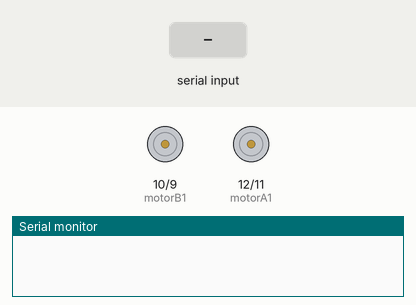
Recording of a sketch running on a simulated Arduino Uno, built with avr-gcc and run on an emulated ATmega328P. On the bench: motor-driver pin pairs drawn as motors (green arrow = first pin HIGH = forward, orange = second pin HIGH = backward, longer = more drive), the last lines printed to the serial monitor. The inputs (shaded band) are chosen by the test bench.

Above: at 1.2 s.
1.3 s: "F" received over Serial
At 1.6 s:
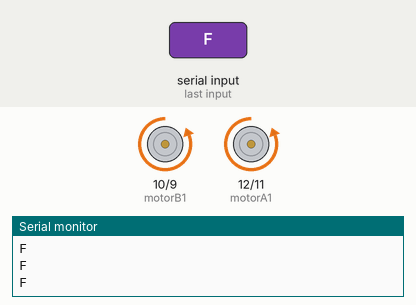
2.8 s: "B" received over Serial
At 4.0 s:
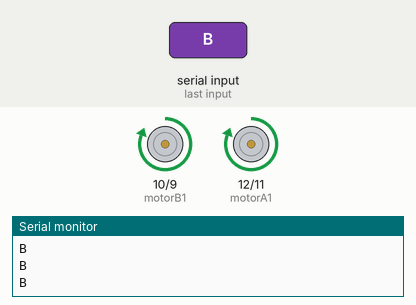
4.3 s: "R" received over Serial
At 5.3 s:
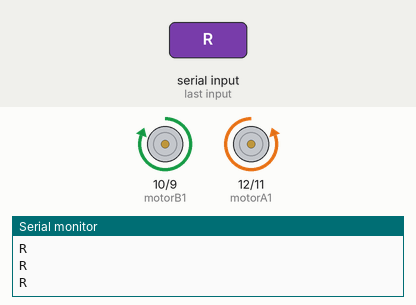
5.8 s: "L" received over Serial
At 6.3 s:
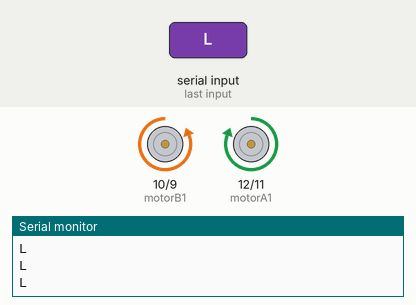
Timing chart, 0 to 8.3 s (numbered marks = the images above; inputs shaded):
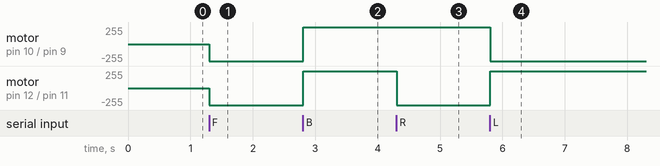

The sketch:

bluetooth_car_for_cskm.ino
```cpp
int motorA1 = 12; // Pin  2 of L293
int motorA2 = 11; // Pin  7 of L293
int motorB1 = 10; // Pin 10 of L293
int motorB2 = 9; // Pin 14 of L293
char state = '0';  // Initialise Motors

void setup() {
Serial.begin(9600); // Initialize serial communication at 9600 bits per second
   // Set pins as outputs
pinMode(motorA1, OUTPUT);
pinMode(motorA2, OUTPUT);
pinMode(motorB1, OUTPUT);
pinMode(motorB2, OUTPUT);
}

void loop() {

if(Serial.available()>0){ // Reads from bluetooth and stores its value
state = Serial.read();
}
if(state=='F'){ // Forward
  Serial.println(state);
digitalWrite(motorA1, LOW);
digitalWrite(motorA2, HIGH);
digitalWrite(motorB1, LOW);
digitalWrite(motorB2, HIGH);

}
if(state=='B'){ // Reverse
    Serial.println(state);
digitalWrite(motorA1, HIGH);
digitalWrite(motorA2, LOW);
digitalWrite(motorB1, HIGH);
digitalWrite(motorB2, LOW);
}
if(state=='R'){ // Right
    Serial.println(state);
digitalWrite(motorA1, LOW);
digitalWrite(motorA2, HIGH);
digitalWrite(motorB1, HIGH);
digitalWrite(motorB2, LOW);
}
if(state=='L'){ // Left
    Serial.println(state);
digitalWrite(motorA1, HIGH);
digitalWrite(motorA2, LOW);
digitalWrite(motorB1, LOW);
digitalWrite(motorB2, HIGH);
}
if(state=='S'){ // Stop
    Serial.println(state);
digitalWrite(motorA1, LOW);
digitalWrite(motorA2, LOW);
digitalWrite(motorB1, LOW);
digitalWrite(motorB2, LOW);

}


}
```

Measured:
- after the input at 1.3 s, motor on pin 10 (motorB1) / pin 9 (motorB2), motor on pin 12 (motorA1) / pin 11 (motorA2): stopped → backward 255/255 at once
- after the input at 2.8 s, motor on pin 10 (motorB1) / pin 9 (motorB2), motor on pin 12 (motorA1) / pin 11 (motorA2): backward 255/255 → forward 255/255 at once
- after the input at 4.3 s, motor on pin 12 (motorA1) / pin 11 (motorA2): forward 255/255 → backward 255/255 at once
- after the input at 5.8 s, motor on pin 10 (motorB1) / pin 9 (motorB2): forward 255/255 → backward 255/255 at once; motor on pin 12 (motorA1) / pin 11 (motorA2): backward 255/255 → forward 255/255 at once
